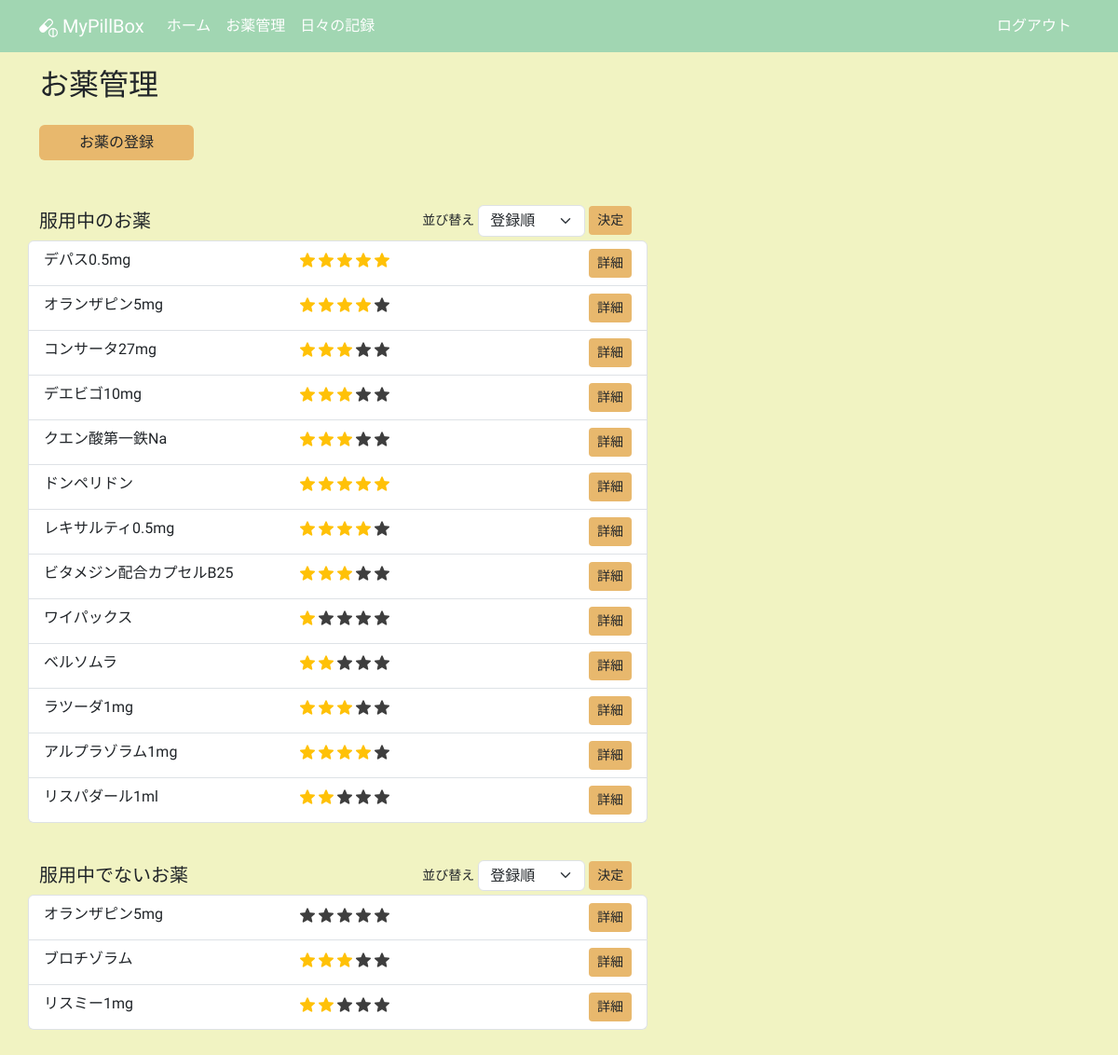
The app's page /medicines (signed in) with its own data.
### app/models.py (models this page shows, shortened)
class Medicine(db.Model):
    __tablename__ = "medicines"
    id: so.Mapped[int] = so.mapped_column(primary_key=True)
    name: so.Mapped[str] = so.mapped_column(sa.String(100))
    taking_start_date: so.Mapped[datetime.date] = so.mapped_column(sa.Date)
    dose_per_day: so.Mapped[Optional[float]]
    taking_timing: so.Mapped[Optional[str]] = so.mapped_column(sa.String(100))
    memo: so.Mapped[Optional[str]] = so.mapped_column(sa.Text)
    rating: so.Mapped[Optional[int]] = so.mapped_column(default=0)
    is_active: so.Mapped[bool] = so.mapped_column(sa.Boolean)
    taking_unit: so.Mapped[TakingUnit] = so.mapped_column(sa.Enum(TakingUnit))
    user_id: so.Mapped[int] = so.mapped_column(sa.ForeignKey(User.id))
    user: so.Mapped[User] = so.relationship(back_populates="medicines")
    daily_log_details: so.Mapped[list["DailyLogDetail"]] = so.relationship(
        cascade="all, delete-orphan", back_populates="medicine"
    )

### app/routes.py (the view)
@app.route("/medicines", methods=["GET"])
@login_required
def medicines():
    title = "お薬管理"
    form = MedicineSortForm()
    form.active_sort.data = request.args.get("active_sort", "registerorder")
    form.not_active_sort.data = request.args.get("not_active_sort", "registerorder")
    active_query = (
        sa.select(Medicine)
        .join(Medicine.user)
        .where(Medicine.user == current_user, Medicine.is_active == True)
        .order_by(Medicine.id)
    )
    not_active_query = (
        sa.select(Medicine)
        .join(Medicine.user)
        .where(Medicine.user == current_user, Medicine.is_active == False)
        .order_by(Medicine.id)
    )
    rating_active_query = (
        sa.select(Medicine)
        .join(Medicine.user)
        .where(Medicine.user == current_user, Medicine.is_active == True)
        .order_by(Medicine.rating.desc())
    )
    rating_not_active_query = (
        sa.select(Medicine)
        .join(Medicine.user)
        .where(Medicine.user == current_user, Medicine.is_active == False)
        .order_by(Medicine.rating.desc())
    )
    if form.active_sort.data == "ratingorder":
        active_medicines = db.session.scalars(rating_active_query).all()
    else:
        active_medicines = db.session.scalars(active_query).all()
    if form.not_active_sort.data == "ratingorder":
        not_active_medicines = db.session.scalars(rating_not_active_query).all()
    else:
        not_active_medicines = db.session.scalars(not_active_query).all()
    return render_template(
        "medicines.html",
        active_medicines=active_medicines,
        not_active_medicines=not_active_medicines,
        form=form,
        title=title,
    )

### app/forms.py
class MedicineSortForm(FlaskForm):
    active_sort = SelectField(
        "並び替え", choices=[("registerorder", "登録順"), ("ratingorder", "星評価順")]
    )
    not_active_sort = SelectField(
        "並び替え", choices=[("registerorder", "登録順"), ("ratingorder", "星評価順")]
    )

### app/models.py (called while the page is built)
@login.user_loader
def load_user(id):
    return db.session.get(User, int(id))

### app/templates/medicines.html (shortened to what this page needs)
{% extends "base.html" %}
{% block content %}
  <h2 class="mb-4">お薬管理</h2>
  <div class="row">
    <div class="col-5 col-lg-2 mb-5">
      <a href="{{ url_for('create_medicine') }}" class="btn btn-custom w-100">お薬の登録</a>
    </div>
  </div>
  <div class="row">
    <div class="col-12 col-lg-7 mb-3">
      <div class="mb-1 d-flex justify-content-between align-items-center">
        <h5 class="mb-0">服用中のお薬</h5>
        {% if active_medicines %}
          <form action="{{ url_for('medicines') }}"
                method="get"
                class="d-flex align-items-center"
                novalidate>
            <small class="me-1">{{ form.active_sort.label(class="text-nowrap sort-label") }}</small>
            {{ form.active_sort(class="form-select sort-select") }}
            <input type="submit"
                   class="btn btn-custom btn-sm ms-1 sort-submit"
                   value="決定">
          </form>
        {% endif %}
      </div>
      {% if not active_medicines %}
        <small class="text-secondary">服用中のお薬はありません</small>
      {% else %}
        <ul class="list-group mb-4">
          {% for medicine in active_medicines %}
            <li class="list-group-item row d-flex">
              <p class="m-0 ps-0 col-5">{{ medicine.name }}</p>
              <p class="m-0 col-5">
                {% for i in range(0, medicine.rating) %}
                  <img src="{{ url_for('static', filename='images/star_on.png') }}"
                       class="star-display rating-checked"
                       alt="star">
                {% endfor %}
                {% if medicine.rating < 5 %}
                  {% for i in range(medicine.rating, 5) %}
                    <img src="{{ url_for('static', filename='images/star_on.png') }}"
                         class="star-display"
                         alt="star">
                  {% endfor %}
                {% endif %}
              </p>
              <div class="col-2 text-end p-0">
                <a href="{{ url_for('medicine_detail', medicine_id=medicine.id) }}"
                   class="btn btn-custom btn-sm">詳細</a>
              </div>
            </li>
          {% endfor %}
        </ul>
      {% endif %}
    </div>
  </div>
  <div class="row">
    <div class="col-12 col-lg-7 mb-3">
      <div class="mb-1 d-flex justify-content-between align-items-center">
        <h5 class="mb-0">服用中でないお薬</h5>
        {% if not_active_medicines %}
          <form action="{{ url_for('medicines') }}"
                method="get"
                class="d-flex align-items-center"
                novalidate>
            <small class="me-1">{{ form.not_active_sort.label(class="text-nowrap sort-label") }}</small>
            {{ form.not_active_sort(class="form-select sort-select") }}
            <input type="submit"
                   class="btn btn-custom btn-sm ms-1 sort-submit"
                   value="決定">
          </form>
        {% endif %}
      </div>
      {% if not not_active_medicines %}
        <small class="text-secondary">服用中でないお薬はありません</small>
      {% else %}
        <ul class="list-group mb-4">
          {% for medicine in not_active_medicines %}
            <li class="list-group-item row d-flex">
              <p class="m-0 ps-0 col-5">{{ medicine.name }}</p>
              <p class="m-0 col-5">
                {% for i in range(0, medicine.rating) %}
                  <img src="{{ url_for('static', filename='images/star_on.png') }}"
                       class="star-display rating-checked"
                       alt="star">
                {% endfor %}
                {% if medicine.rating < 5 %}
                  {% for i in range(medicine.rating, 5) %}
                    <img src="{{ url_for('static', filename='images/star_on.png') }}"
                         class="star-display"
                         alt="star">
                  {% endfor %}
                {% endif %}
              </p>
              <div class="col-2 text-end p-0">
                <a href="{{ url_for('medicine_detail', medicine_id=medicine.id) }}"
                   class="btn btn-custom btn-sm">詳細</a>
              </div>
            </li>
          {% endfor %}
        </ul>
      {% endif %}
    </div>
  </div>
{% endblock content %}

### app/templates/base.html (style rules this page uses)
body { background-color: #F1F3C2; font-family: "Zen Maru Gothic", sans-serif; font-weight: 500; font-style: normal; }
.btn-custom { background-color: #E8B86D; font-weight: 500; }
.rating-checked { filter: none!important; }
.star-display { width: 1em; height: 1em; filter: invert(99%) sepia(1%) saturate(0%) hue-rotate(161deg) brightness(101%) contrast(104%); }
.sort-select { line-height: 1.2!important; }
.sort-submit { margin-right: .30rem; }

### records on screen
Medicine: name "デパス0.5mg"
Medicine: name "オランザピン5mg"
Medicine: name "コンサータ27mg"
Medicine: name "デエビゴ10mg"
Medicine: name "クエン酸第一鉄Na"
Medicine: name "ドンペリドン"
Medicine: name "レキサルティ0.5mg"
Medicine: name "ビタメジン配合カプセルB25"
Medicine: name "ワイパックス"
Medicine: name "ベルソムラ"
Medicine: name "ラツーダ1mg"
Medicine: name "アルプラゾラム1mg"
Medicine: name "リスパダール1ml"
Medicine: name "オランザピン5mg"
Medicine: name "ブロチゾラム"
Medicine: name "リスミー1mg"
